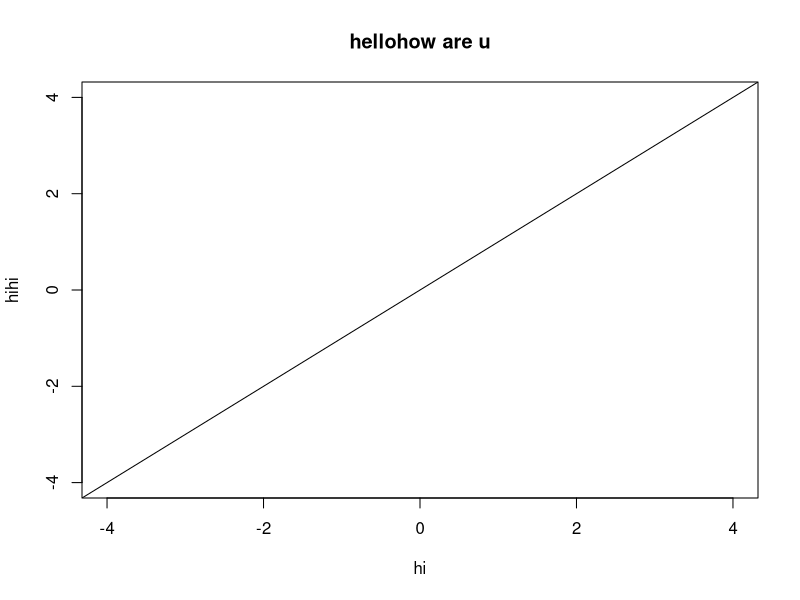

R code for this plot:
#for(....){.........}
#while(....){.........}


#Review exercises (Error)

#for ( i in 1:3){
#  for ( j in 1:4){
#   A[i, j] = i+j }
#}

#Exercise A(for)(Error)

g1 = function(n){ 
  p= 1
  for (x in 1:n){
    p = p*x
  } 
}

#Exercise B)(for)
#do not multiple too many times, for the number is too big

g2 = function(n){
  x = 0
  for (k in 1:n) {
    x = x + log(k)
  }
  y = exp(x)
  return(y)
}


#Exercise C(while)

g3 <- function(n){ x<- 0
  s<- 0 
  while(x<=n){
    s<- s+x
    x<- x+1
  }
  s
}



#Exercise D

# 假設身邊有一個硬幣(正面發生的機率為0.005)
# 丟擲此硬幣,直到第一個正面出現才停止
# 紀錄停止時,已丟擲的次數,記為X
# 使用while
# 需要變數x, y
# x負責記錄已經丟幾次; y負責記錄銅板丟擲結果


g4 = function(p){
  x <-1
  y<- rbinom(1,1,prob = p)
  while(y==0){
    x = x+1
    y<- rbinom(1,1,prob = p)
  }
  return(x)
}

# Exercise E
# 假設英檢成績為score=sample(60:100,1) 
#若成績沒有超過85, 則必須準備下次重考. 
#請統計最後考了幾次測驗才達標

g5 = function(standard){
  x <- 1
  score=sample(60:100,1)
  while(score<=standard){
    x = x+1
    score=sample(60:100,1)
  }
  return(x)
}

#Exercise F

#number = sample(0:100, 10^3, replace = T) 
#請找出 第100個偶數發生的位置
# 你需要逐一檢查每個數值是否為偶數(%%2)
# 若是,則必須記錄那些東西才有辦法確定目標已達成
#先用for把所有1000個數字檢查一遍 ▷ 改用while試試看

# g4 does not worl well! Need to be fixed!

g6 <- function(n){
  number = sample(0:100, 10^3, replace = T) 
  for (i in 1:1000) {
   result <- number[i]%%2==0
  }
  return(result)
}


number = sample(0:100, 10^3, replace = T) 

for (i in 1:10) {
  result <- number[i]%%2==0
  print(result)
}

g7 = function(n){
  x <-1
  y <-number[x]%%2
  number = sample(0:100, 10^3, replace = T) 
  while (y == 0) {
    x=x+1
    y <-number[x]%%2
    }
  return(number[n])
}

#plot

# xlim
  #coordinates ranges
# xlab
 #座標標頭
#main
  #大標
# type
  #plot 上是實線or虛線
# pch
  #plot's dot 樣式
# abline
  #add line to the chart
# col
  #color is "Red"
# plot(-4:4, -4:4, type = "n")

plot(-4:4, -4:4, type = "n", xlab = "hi",ylab = "hihi",main = "hellohow are u" )
abline(0,1)
